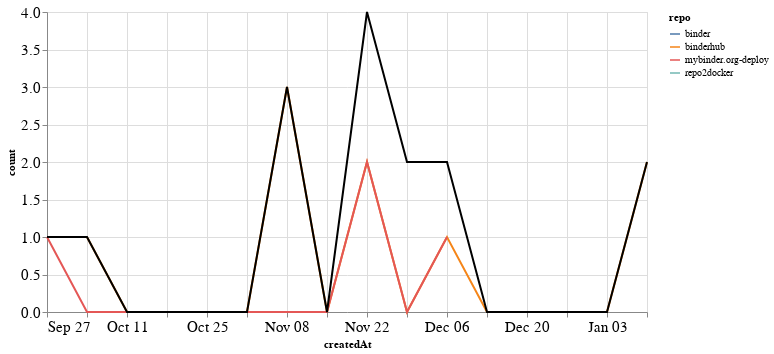

The cell this chart's notebook holds for it:
### Markdown cell above
### PRs

### Code cell
prs_time = prs.groupby('repo').resample('W', on='createdAt').count()['author'].reset_index()
prs_time = prs_time.rename(columns={'author': 'count'})
prs_time_total = prs_time.groupby('createdAt').agg({"count": "sum"}).reset_index()

ch1 = alt.Chart(prs_time, width=600).mark_line().encode(
    x='createdAt',
    y='count',
    color='repo',
    tooltip="repo"
)

ch2 = alt.Chart(prs_time_total, width=600).mark_line(color="black").encode(
    x='createdAt',
    y='count',
)

ch1 + ch2

### Figure 1 — Vega-Lite specification as saved in the notebook (floating-point values rounded to 4 significant figures)
{"config": {"axisLeft": {"labelFontSize": 15}, "axisBottom": {"labelFontSize": 15}}, "layer": [{"data": {"name": "data-15d4c7e1c262a5588a6c7686bd4046cc"}, "mark": "line", "encoding": {"color": {"type": "nominal", "field": "repo"}, "tooltip": {"type": "nominal", "field": "repo"}, "x": {"type": "temporal", "field": "createdAt"}, "y": {"type": "quantitative", "field": "count"}}, "width": 600}, {"data": {"name": "data-842776973b5a31941626d272e85a99fb"}, "mark": {"type": "line", "color": "black"}, "encoding": {"x": {"type": "temporal", "field": "createdAt"}, "y": {"type": "quantitative", "field": "count"}}, "width": 600}], "$schema": "https://vega.github.io/schema/vega-lite/v4.8.1.json", "datasets": {"data-15d4c7e1c262a5588a6c7686bd4046cc": [{"repo": "binder", "createdAt": "2020-11-29T00:00:00", "count": 1}, {"repo": "binderhub", "createdAt": "2020-10-04T00:00:00", "count": 1}, {"repo": "binderhub", "createdAt": "2020-10-11T00:00:00", "count": 0}, {"repo": "binderhub", "createdAt": "2020-10-18T00:00:00", "count": 0}, {"repo": "binderhub", "createdAt": "2020-10-25T00:00:00", "count": 0}, {"repo": "binderhub", "createdAt": "2020-11-01T00:00:00", "count": 0}, {"repo": "binderhub", "createdAt": "2020-11-08T00:00:00", "count": 3}, {"repo": "binderhub", "createdAt": "2020-11-15T00:00:00", "count": 0}, {"repo": "binderhub", "createdAt": "2020-11-22T00:00:00", "count": 2}, {"repo": "binderhub", "createdAt": "2020-11-29T00:00:00", "count": 0}, {"repo": "binderhub", "createdAt": "2020-12-06T00:00:00", "count": 1}, {"repo": "binderhub", "createdAt": "2020-12-13T00:00:00", "count": 0}, {"repo": "binderhub", "createdAt": "2020-12-20T00:00:00", "count": 0}, {"repo": "binderhub", "createdAt": "2020-12-27T00:00:00", "count": 0}, {"repo": "binderhub", "createdAt": "2021-01-03T00:00:00", "count": 0}, {"repo": "binderhub", "createdAt": "2021-01-10T00:00:00", "count": 2}, {"repo": "mybinder.org-deploy", "createdAt": "2020-09-27T00:00:00", "count": 1}, {"repo": "mybinder.org-deploy", "createdAt": "2020-10-04T00:00:00", "count": 0}, {"repo": "mybinder.org-deploy", "createdAt": "2020-10-11T00:00:00", "count": 0}, {"repo": "mybinder.org-deploy", "createdAt": "2020-10-18T00:00:00", "count": 0}, {"repo": "mybinder.org-deploy", "createdAt": "2020-10-25T00:00:00", "count": 0}, {"repo": "mybinder.org-deploy", "createdAt": "2020-11-01T00:00:00", "count": 0}, {"repo": "mybinder.org-deploy", "createdAt": "2020-11-08T00:00:00", "count": 0}, {"repo": "mybinder.org-deploy", "createdAt": "2020-11-15T00:00:00", "count": 0}, {"repo": "mybinder.org-deploy", "createdAt": "2020-11-22T00:00:00", "count": 2}, {"repo": "mybinder.org-deploy", "createdAt": "2020-11-29T00:00:00", "count": 0}, {"repo": "mybinder.org-deploy", "createdAt": "2020-12-06T00:00:00", "count": 1}, {"repo": "repo2docker", "createdAt": "2020-11-29T00:00:00", "count": 1}], "data-842776973b5a31941626d272e85a99fb": [{"createdAt": "2020-09-27T00:00:00", "count": 1}, {"createdAt": "2020-10-04T00:00:00", "count": 1}, {"createdAt": "2020-10-11T00:00:00", "count": 0}, {"createdAt": "2020-10-18T00:00:00", "count": 0}, {"createdAt": "2020-10-25T00:00:00", "count": 0}, {"createdAt": "2020-11-01T00:00:00", "count": 0}, {"createdAt": "2020-11-08T00:00:00", "count": 3}, {"createdAt": "2020-11-15T00:00:00", "count": 0}, {"createdAt": "2020-11-22T00:00:00", "count": 4}, {"createdAt": "2020-11-29T00:00:00", "count": 2}, {"createdAt": "2020-12-06T00:00:00", "count": 2}, {"createdAt": "2020-12-13T00:00:00", "count": 0}, {"createdAt": "2020-12-20T00:00:00", "count": 0}, {"createdAt": "2020-12-27T00:00:00", "count": 0}, {"createdAt": "2021-01-03T00:00:00", "count": 0}, {"createdAt": "2021-01-10T00:00:00", "count": 2}]}}
